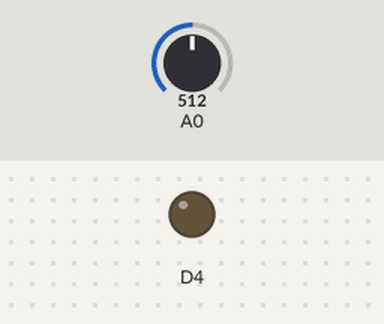
Recording of a sketch running on a simulated ESP8266 (NodeMCU). Shown: output pins drawn as LEDs (lit = HIGH). The test bench sets the inputs (shaded band); at power-on: A0 = 512. What the sketch prints to the serial monitor is not drawn.

Above: at 1.2 s.
1.3 s: A0 set to 519
At 1.8 s:
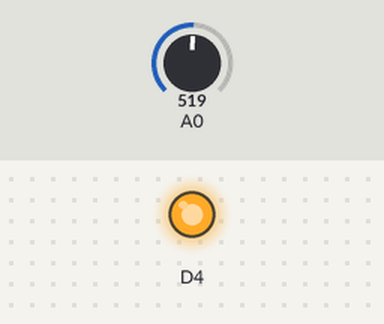
2.8 s: A0 set to 511
At 4.0 s:
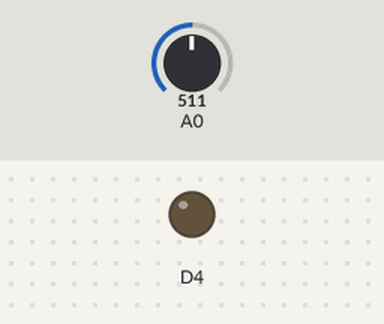
4.3 s: A0 set to 716
At 5.4 s:
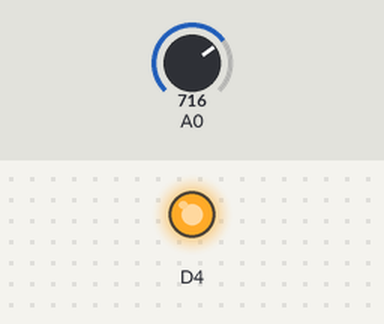
Timing chart, 0 to 7.3 s (numbered marks = the images above; inputs shaded):
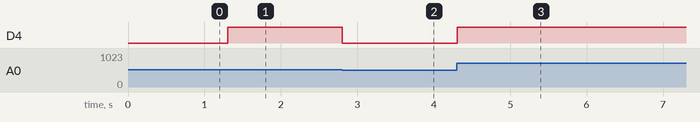

Measured:
- the behaviour switches between 512 and 513 on A0 (found by bisection; images 0 and 1)
- after the input at 1.3 s, D4: LOW → HIGH at once
- after the input at 2.8 s, D4: HIGH → LOW at once
- after the input at 4.3 s, D4: LOW → HIGH at once

The sketch:

InputOutput4.ino
```cpp
void setup() {
  Serial.begin(9600);
  pinMode(A0, INPUT_PULLUP);
  pinMode(D4, OUTPUT);
  Serial.println("HALO DUNIA !!!");
}

void loop() {
  int input_A0 = analogRead(A0);
  boolean input_state;

  if(input_A0 > 512) input_state = HIGH;
  else input_state = LOW;
  digitalWrite(D4, input_state);

  if(input_state ==LOW) Serial.println("LAMPUT NYALA");

  delay(100);
}
```
